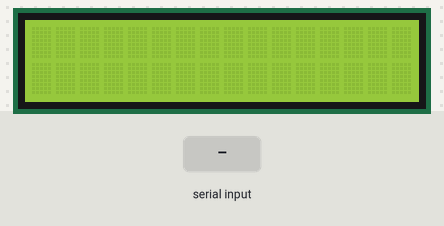
Bench run of a sketch on a simulated Arduino Uno, built with avr-gcc and run on an emulated ATmega328P. On the bench: 16×2 character LCD. The test bench sets the inputs (shaded band). What the sketch prints to the serial monitor is not drawn.

Above: at 1.0 s.
1.1 s: "90,45,200\n" received over Serial
2.6 s: "30,150,10\n" received over Serial
4.1 s: "90,45,200,10\n" received over Serial
At 5.0 s:
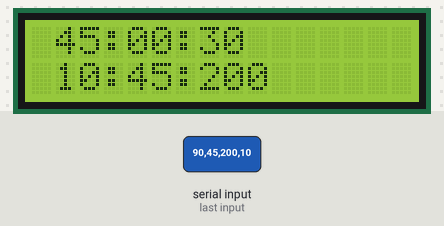
At 6.0 s:
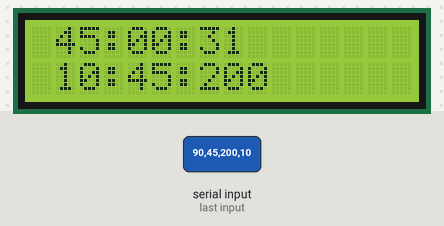
Timing chart, 0 to 7.5 s (numbered marks = the images above; inputs shaded):
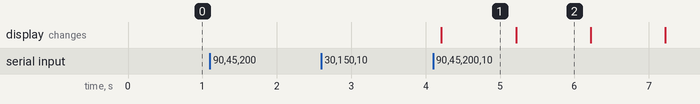

Measured:
- after the input at 1.1 s, every drawn part: stays the same
- after the input at 2.6 s, every drawn part: stays the same
- after the input at 4.1 s, the display: changes after 0.11 s (image 1)
- what the display in image 1 shows lasts 1.0 s, from 4.2 s to 5.2 s

The sketch:

zpatel20_lab6.ino
```cpp
//Zalak Patel
//Cs 362 lab 6

#include <LiquidCrystal.h>
#include <Time.h>

LiquidCrystal lcd(12, 11, 5, 4, 3, 2);
int inSecond = 0;
int inMinute = 0;
int inHour = 0;
int inMonth = 0;
int inDate = 0;
int inYear= 0;

void setup(){

  Serial.begin(9600);
  lcd.begin(16, 2);

  //HOUR INPUT
  //ask user to input hour
  Serial.println("Enter the hour.");
  while(Serial.available() == 0){}
  inHour = Serial.parseInt();
  Serial.print("Hours received: ");
  Serial.println(inHour);
  // error checking
  if(inHour > 23){
    Serial.println("Hour value is invalid please enter a value from 0 to 23");
     Serial.println("Enter the hour.");
     while(Serial.available() == 0){}
     inHour = Serial.parseInt();
     Serial.print("Hours I received: ");
     Serial.println(inHour);
  }
   if(inHour < 0){
    inHour = 0;
    Serial.println("Hour value is invalid please enter a value from 0 to 23");
     Serial.println("Enter the hour.");
     while(Serial.available() == 0){}
     inHour = Serial.parseInt();
     Serial.print("Hours I received: ");
     Serial.println(inHour);
  }

  //MINUTE INPUT
  Serial.println("Enter the minute.");
  while(Serial.available() == 0){}
  inMinute = Serial.parseInt();
  Serial.print("Minutes received: ");
  Serial.println(inMinute);
  // error checking
  if(inMinute > 59){
    inMinute = 0;
  Serial.println("Minute value is invalid please enter a value from 0 to 59!");
  Serial.println("Enter the minute.");
  while(Serial.available() == 0){}
  inMinute = Serial.parseInt();
  Serial.print("Minutes received: ");
  Serial.println(inMinute);
  }
   if(inMinute < 0){
  Serial.println("Minute value is invalid please enter a value from 0 to 59!");
  Serial.println("Enter the minute.");
  while(Serial.available() == 0){}
  inMinute = Serial.parseInt();
  Serial.print("Minutes received: ");
  Serial.println(inMinute);
  }

  //Second INPUT
  //ask user to input hour
  Serial.println("Enter the Seconds.");
  while(Serial.available() == 0){}
  inSecond = Serial.parseInt();
  Serial.print("Second received: ");
  Serial.println(inSecond);
  // error checking
  if(inSecond > 59){
    Serial.println("Second value is invalid please enter a value from 0 to 59");
     Serial.println("Enter the Second.");
     while(Serial.available() == 0){}
     inSecond = Serial.parseInt();
     Serial.print("Second I received: ");
     Serial.println(inSecond);
  }
   if(inSecond < 0){
    inSecond = 0;
    Serial.println("Second value is invalid please enter a value from 0 to 59");
     Serial.println("Enter the Second.");
     while(Serial.available() == 0){}
     inSecond = Serial.parseInt();
     Serial.print("Hours I received: ");
     Serial.println(inSecond);
  }

  //MONTH INPUT
  Serial.println("Enter the month.");
  while(Serial.available() == 0){}
  inMonth = Serial.parseInt();
  Serial.print("Month received: ");
  Serial.println(inMonth);
  // error checking
  if(inMonth > 12){
  Serial.println("Month value is invalid please enter a value from 1 to 12!");
  Serial.println("Enter the Month.");
  while(Serial.available() == 0){}
  inMonth = Serial.parseInt();
  Serial.print("Month received: ");
  Serial.println(inMonth);
  }
   if(inMonth <= 0){
  Serial.println("Month value is invalid please enter a value from 0 to 12!");
  Serial.println("Enter the month.");
  while(Serial.available() == 0){}
  inMonth = Serial.parseInt();
  Serial.print("Month received: ");
  Serial.println(inMonth);
  }


  //DATE INPUT
  Serial.println("Enter the Date.");
  while(Serial.available() == 0){}
  inDate = Serial.parseInt();
  Serial.print("Date received: ");
  Serial.println(inDate);
  // error checking
  if(inDate > 31){
  Serial.println("Date value is invalid please enter a value from 1 to 31!");
  Serial.println("Enter the Date.");
  while(Serial.available() == 0){}
  inDate = Serial.parseInt();
  Serial.print("Date received: ");
  Serial.println(inDate);
  }
   if(inDate <= 0){
  Serial.println("Date value is invalid please enter a value from 1 to 31!");
  Serial.println("Date the Date.");
  while(Serial.available() == 0){}
  inDate = Serial.parseInt();
  Serial.print("Date received: ");
  Serial.println(inDate);
  }

 //DATE ERROR CHECKING
  if ( inDate = 31)
  {
    inMonth != (1 || 3 || 5 || 7 || 8 || 9 || 12);
    if (inDate = 31)
    Serial.println("Date value is invalid please enter a value less than 31 but greater than 0");
    Serial.println("Enter the Date.");
    while(Serial.available() == 0){}
    inDate = Serial.parseInt();
    Serial.print("Date received: ");
    Serial.println(inDate);

  }

  //DATE ERROR CHECKING
  if ( inDate < 29)
  {
    inMonth != (2);
    if (inDate <29)
    Serial.println("You entered Feburary as Month, you cannot have more than 29 days, enter value between 1 and 29");
    Serial.println("Enter the Date.");
    while(Serial.available() == 0){}
    inDate = Serial.parseInt();
    Serial.print("Date received: ");
    Serial.println(inDate);

  }

  //YEAR INPUT
  Serial.println("Enter the year.");
  while(Serial.available() == 0){}
  inYear = Serial.parseInt();
  Serial.print("year received: ");
  Serial.println(inYear);
  // error checking
   if(inYear <= 0){
  Serial.println("Year value is invalid please enter a value more than 0");
  Serial.println("Enter the Year.");
  while(Serial.available() == 0){}
  inYear = Serial.parseInt();
  Serial.print("Year received: ");
  Serial.println(inYear);
  }
}

void loop(){

  // To print the time
  lcd.setCursor(1,0);
  // Print the hour
  if(inHour < 10){
    lcd.print('0');
    lcd.print(inHour);
  }
  else{
    lcd.print(inHour);
  }
  // Print the minute
  lcd.print(":");

  if(inMinute < 10){
    lcd.print('0');
    lcd.print(inMinute);
  }
  else
  {
    lcd.print(inMinute);
  }
  // Print the seconds
  lcd.print(":");

  if(inSecond < 10){
    lcd.print('0');
    lcd.print(inSecond);
  }
  else
  {
    lcd.print(inSecond);
  }

  //TO PRINT DATE
  lcd.setCursor(1,2);

  // Print the Month
  if(inMonth < 10){
    lcd.print('0');
    lcd.print(inMonth);
  }
  else
    lcd.print(inMonth);
  // Print the date
  lcd.print(":");
  if(inDate < 10){
    lcd.print('0');
    lcd.print(inDate);
  }
  else
  {
    lcd.print(inDate);
  // Print the year
  }
  lcd.print(":");
    lcd.print(inYear);


  // Increment some values as time goes on
  if(inSecond == 60){
    inMinute++;
    inSecond = 0;
  }
  if(inMinute == 60){
    inHour++;
    inMinute = 0;
  }

  // Reset hours once it reaches 24
  if(inHour == 24){
    inHour = 0;
  }

  inSecond++;  //increment seconds
  delay(1000);  //indicates tick speed

}//end loop
```
